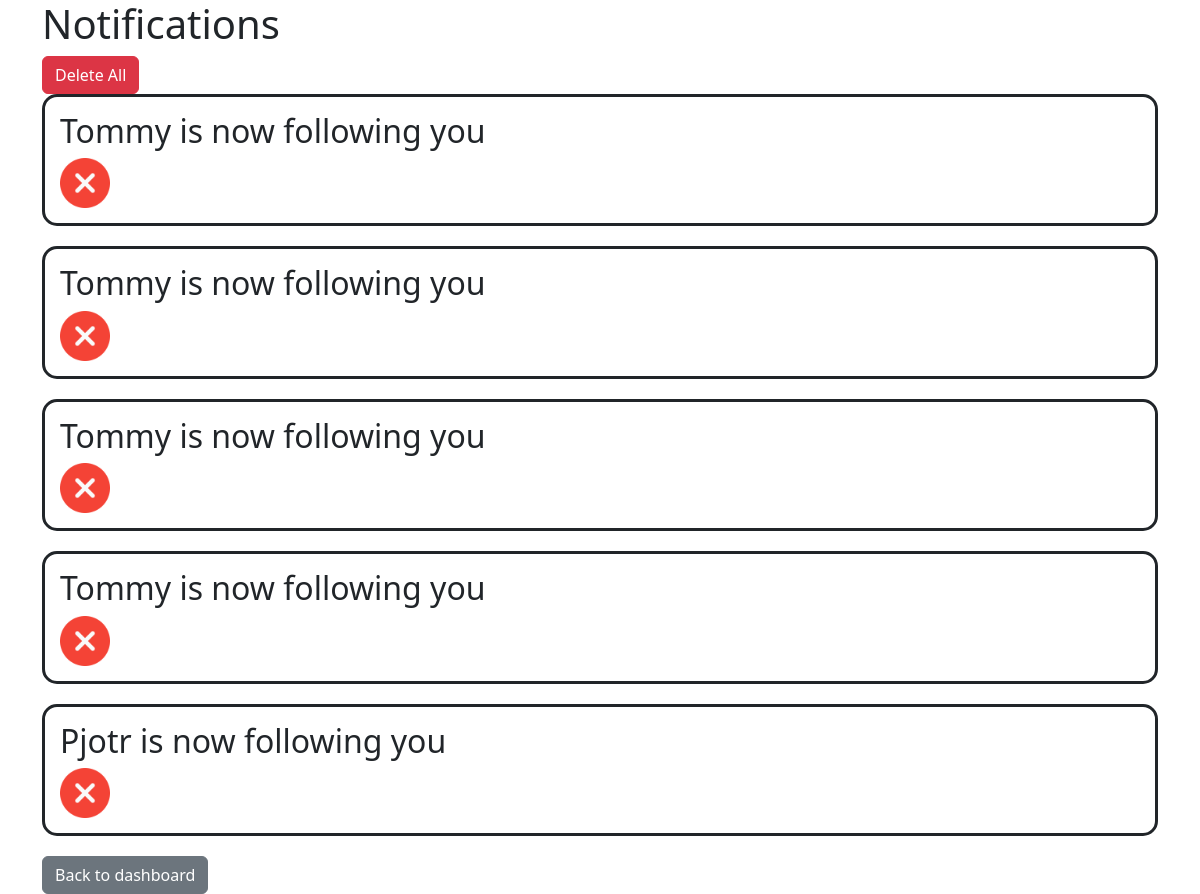
The app's page /notifications/6 with its own data.
### stations/models.py (models this page shows, shortened)
class Notification(models.Model):
    NOTIFICATION_TYPES = (
        ('new_follower', 'New Follower'),
        ('new_comment', 'New Comment'),
        ('new_post', 'New Post'),
    )
    notification_type = models.CharField(max_length=20, choices=NOTIFICATION_TYPES)
    sender = models.ForeignKey(AppUser, on_delete=models.CASCADE, related_name='sender')
    receiver = models.ForeignKey(AppUser, on_delete=models.CASCADE, related_name='receiver')
    post = models.ForeignKey(Post, on_delete=models.CASCADE, blank=True, null=True)
    comment = models.ForeignKey(Comment, on_delete=models.CASCADE, blank=True, null=True)
    date = models.DateTimeField(auto_now_add=True)
    is_seen = models.BooleanField(default=False)

class AppUser(models.Model):
    name = models.CharField(max_length=30)
    surname = models.CharField(max_length=30)
    email = models.EmailField()
    username = models.CharField(max_length=40)
    password = models.CharField(max_length=40)
    profile_picture = models.ImageField(upload_to='assets/', null=True, blank=True)
    def __str__(self):
        return f'{self.username}'

### stations/views.py (the view)
# urls.py: path('notifications/<int:user_id>', views.notifications, name='notifications'),
def notifications(request, user_id):
    user = AppUser.objects.get(id=user_id)
    user_notifications = Notification.objects.filter(receiver=user)
    return render(request, 'stations/notifications.html', {'notifications': user_notifications, 'user': user})

### templates/stations/notifications.html (shortened to what this page needs)
<!DOCTYPE html>
<html lang="en">
<head>
    {% load bootstrap5 %}
    {% bootstrap_css %}
    {% load static %}
</head>
<body>
    <div class="container">
        <h1>Notifications</h1>
        <a href="{% url 'delete_all_notifications' user.id %}" class="btn btn-danger">Delete All</a>
        {% for notification in notifications %}
            <div class="card">
                {% if notification.notification_type == 'new_comment' %}
                    <h2>New Comment from {{ notification.sender }}</h2>
                    <p>{{ notification.comment.body }}</p>
                {% elif notification.notification_type == 'new_post' %}
                    <h2>{{ notification.sender }} has a new post: {{ notification.post.title }}</h2>
                {% elif notification.notification_type == 'new_follower' %}
                    <h2>{{ notification.sender }} is now following you</h2>
                {% endif %}
                <a href="{% url 'delete_notification' notification.id %}"><img src="{% static 'remove.png' %}" alt="Delete icon" style="width: 50px; height: 50px"></a>
            </div>
        {% empty %}
            <p>No notifications.</p>
        {% endfor %}
        <a href="{% url 'login_with_id' user.id %}" class="btn btn-secondary">Back to dashboard</a>
    </div>
</body>
</html>

### templates/stations/notifications.html (style rules this page uses)
.card { margin-bottom: 20px; border: solid; border-radius: 15px; padding: 15px; }

### records on screen
Notification: sender "Tommy"
Notification: sender "Tommy"
Notification: sender "Tommy"
Notification: sender "Tommy"
Notification: sender "Pjotr"
